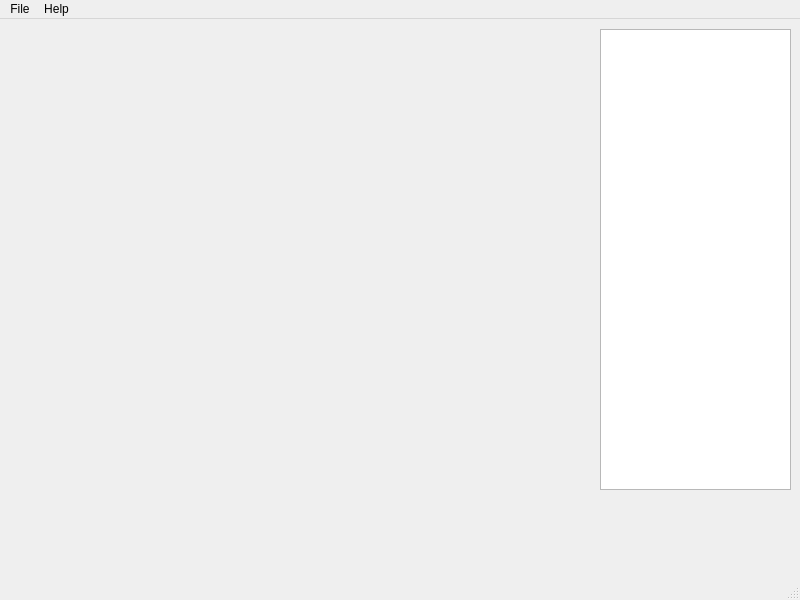
<?xml version="1.0" encoding="UTF-8"?>
<ui version="4.0">
 <class>MainWindow</class>
 <widget class="QMainWindow" name="MainWindow">
  <property name="geometry">
   <rect>
    <x>0</x>
    <y>0</y>
    <width>800</width>
    <height>600</height>
   </rect>
  </property>
  <property name="windowTitle">
   <string>Fishing Game</string>
  </property>
  <widget class="QWidget" name="centralwidget">
   <widget class="seaWidget" name="W_seaTable" native="true">
    <property name="geometry">
     <rect>
      <x>30</x>
      <y>10</y>
      <width>561</width>
      <height>461</height>
     </rect>
    </property>
   </widget>
   <widget class="QTextBrowser" name="TB_Log">
    <property name="geometry">
     <rect>
      <x>600</x>
      <y>10</y>
      <width>191</width>
      <height>461</height>
     </rect>
    </property>
   </widget>
  </widget>
  <widget class="QMenuBar" name="menubar">
   <property name="geometry">
    <rect>
     <x>0</x>
     <y>0</y>
     <width>800</width>
     <height>22</height>
    </rect>
   </property>
   <widget class="QMenu" name="menuFile">
    <property name="title">
     <string>File</string>
    </property>
    <addaction name="actionSave"/>
    <addaction name="actionSave_As"/>
    <addaction name="actionOpen"/>
    <addaction name="actionQuit"/>
   </widget>
   <widget class="QMenu" name="menuAbout">
    <property name="title">
     <string>Help</string>
    </property>
    <addaction name="actionAbout_Qt"/>
   </widget>
   <addaction name="menuFile"/>
   <addaction name="menuAbout"/>
  </widget>
  <widget class="QStatusBar" name="statusbar"/>
  <action name="actionAbout_Qt">
   <property name="text">
    <string>About Qt</string>
   </property>
  </action>
  <action name="actionQuit">
   <property name="text">
    <string>Quit</string>
   </property>
  </action>
  <action name="actionSave">
   <property name="icon">
    <iconset theme="Save"/>
   </property>
   <property name="text">
    <string>Save</string>
   </property>
  </action>
  <action name="actionSave_As">
   <property name="text">
    <string>Save As...</string>
   </property>
  </action>
  <action name="actionOpen">
   <property name="text">
    <string>Open</string>
   </property>
  </action>
 </widget>
 <customwidgets>
  <customwidget>
   <class>seaWidget</class>
   <extends>QWidget</extends>
   <header>../seaWidget.h</header>
   <container>1</container>
  </customwidget>
 </customwidgets>
 <resources>
  <include location="seaWidgetImages.qrc"/>
 </resources>
 <connections/>
</ui>
